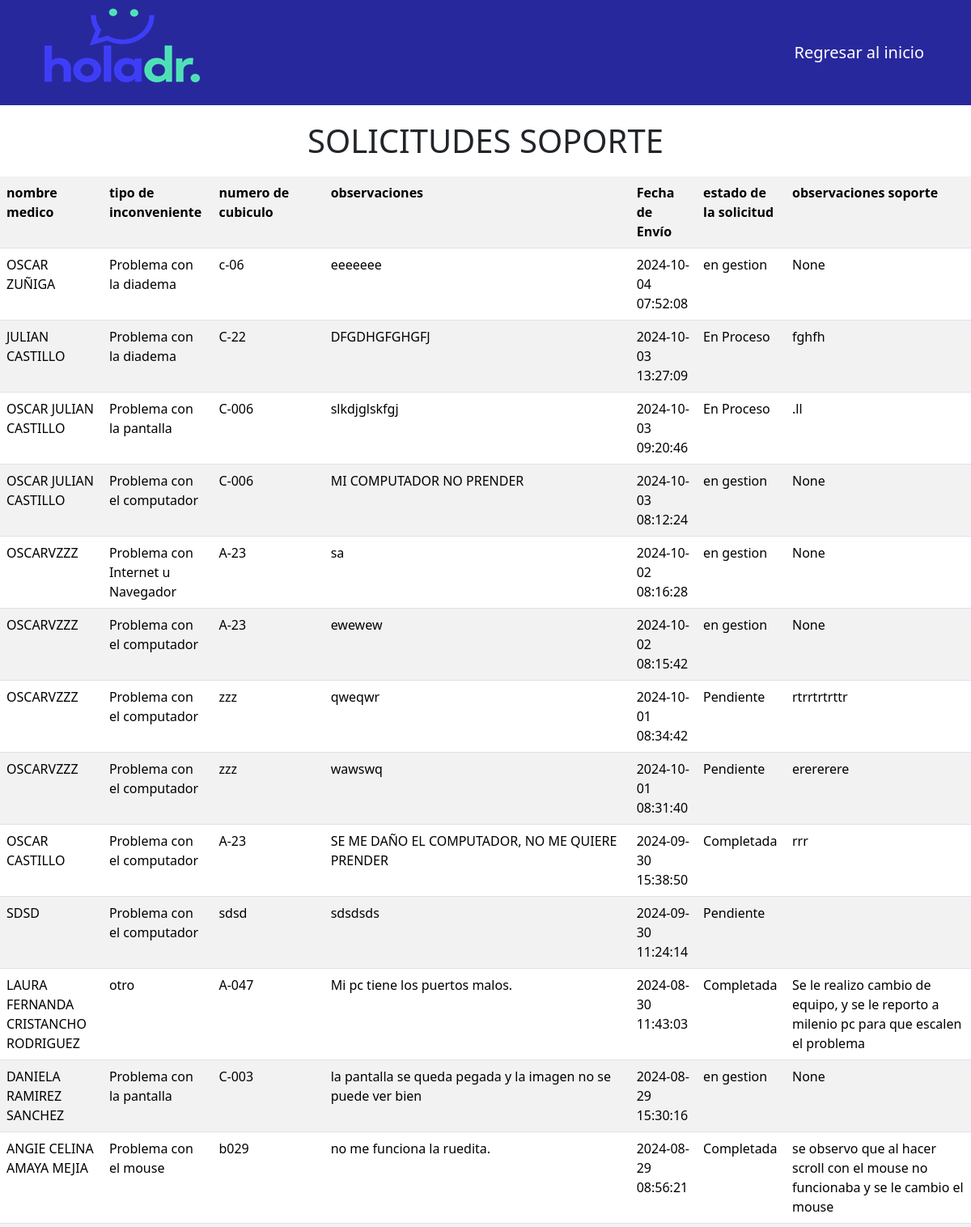
The app's page /soporte_medicos (upper part) with its own data.
### tables this page shows
CREATE TABLE "solicitar_soporte" (
	"nombres_completos"	TEXT,
	"tipo_de_inconveniente"	TEXT,
	"numero_cubiculo"	TEXT,
	"observaciones"	TEXT,
	"fecha_envio"	TEXT,
	"estado_de_solicitud"	NUMERIC,
	"observaciones2"	TEXT,
	"serial"	TEXT,
	"encargado"	TEXT,
	"ticket"	TEXT
, "nivel_importancia"	TEXT);

### app.py (the view)
@app.route('/soporte_medicos')
def soporte_medicos():
    conn = sqlite3.connect('registro.db')
    c = conn.cursor()
    c.execute("SELECT * FROM solicitar_soporte ORDER BY fecha_envio DESC")
    rows = c.fetchall()
    conn.close()
    return render_template('soporte_medicos.html', rows=rows)

### templates/soporte_medicos.html (shortened to what this page needs)
<!DOCTYPE html>
<html lang="es">
<head>
    <link href="https://cdn.jsdelivr.net/npm/bootstrap@5.3.3/dist/css/bootstrap.min.css" rel="stylesheet">
</head>
<body>
        <nav class="navbar navbar-expand-lg navbar-dark">
            <div class="container">
                <img src="/static/imagenes/logo2.png" alt="">
                <a class="navbar-brand" href="/index" >Regresar al inicio</a>
            </div>
        </nav>
    <main>
        <h1>SOLICITUDES SOPORTE</h1>
        <table class="table table-striped">
            <tr>
                <th>nombre medico</th>
                <th>tipo de inconveniente</th>
                <th>numero de cubiculo</th>
                <th>observaciones</th>
                <th>Fecha de Envío</th>
                <th>estado de la solicitud</th>
                <th>observaciones soporte</th>
            </tr>
            {% for row in rows %}
            <tr>
                <td>{{ row[0] }}</td>
                <td>{{ row[1] }}</td>
                <td>{{ row[2] }}</td>
                <td>{{ row[3] }}</td>
                <td>{{ row[4] }}</td>
                <td>{{ row[5] }}</td>
                <td>{{ row[6] }}</td>
            </tr>
            {% endfor %}
        </table><br><hr>
    </main>
</body>
</html>

### templates/soporte_medicos.html (style rules this page uses)
.navbar { background-color: #28289D !important; }
h1 { text-align: center; margin-top: 20px; margin-bottom: 20px; }
table { width: 100%; border-collapse: collapse; }
th, td { padding: 10px; text-align: left; }
th { background-color: #28289D; color: #FFFFFF; }
tbody tr:nth-child(even) { background-color: #f2f2f2; }

### records on screen
solicitar_soporte: nombres_completos "OSCAR ZUÑIGA", tipo_de_inconveniente "Problema con la diadema", numero_cubiculo "c-06", observaciones "eeeeeee", fecha_envio "2024-10-04 07:52:08", estado_de_solicitud "en gestion", row "None"
solicitar_soporte: nombres_completos "JULIAN CASTILLO", tipo_de_inconveniente "Problema con la diadema", numero_cubiculo "C-22", observaciones "DFGDHGFGHGFJ", fecha_envio "2024-10-03 13:27:09", estado_de_solicitud "En Proceso", observaciones2 "fghfh"
solicitar_soporte: nombres_completos "OSCAR JULIAN CASTILLO", tipo_de_inconveniente "Problema con la pantalla", numero_cubiculo "C-006", observaciones "slkdjglskfgj", fecha_envio "2024-10-03 09:20:46", estado_de_solicitud "En Proceso", observaciones2 ".ll"
solicitar_soporte: nombres_completos "OSCAR JULIAN CASTILLO", tipo_de_inconveniente "Problema con el computador", numero_cubiculo "C-006", observaciones "MI COMPUTADOR NO PRENDER", fecha_envio "2024-10-03 08:12:24", estado_de_solicitud "en gestion", row "None"
solicitar_soporte: nombres_completos "OSCARVZZZ", tipo_de_inconveniente "Problema con Internet u Navegador", numero_cubiculo "A-23", observaciones "sa", fecha_envio "2024-10-02 08:16:28", estado_de_solicitud "en gestion", row "None"
solicitar_soporte: nombres_completos "OSCARVZZZ", tipo_de_inconveniente "Problema con el computador", numero_cubiculo "A-23", observaciones "ewewew", fecha_envio "2024-10-02 08:15:42", estado_de_solicitud "en gestion", row "None"
solicitar_soporte: nombres_completos "OSCARVZZZ", tipo_de_inconveniente "Problema con el computador", numero_cubiculo "zzz", observaciones "qweqwr", fecha_envio "2024-10-01 08:34:42", estado_de_solicitud "Pendiente", observaciones2 "rtrrtrtrttr"
solicitar_soporte: nombres_completos "OSCARVZZZ", tipo_de_inconveniente "Problema con el computador", numero_cubiculo "zzz", observaciones "wawswq", fecha_envio "2024-10-01 08:31:40", estado_de_solicitud "Pendiente", observaciones2 "erererere"
solicitar_soporte: nombres_completos "OSCAR CASTILLO", tipo_de_inconveniente "Problema con el computador", numero_cubiculo "A-23", observaciones "SE ME DAÑO EL COMPUTADOR, NO ME QUIERE PRENDER", fecha_envio "2024-09-30 15:38:50", estado_de_solicitud "Completada", observaciones2 "rrr"
solicitar_soporte: nombres_completos "SDSD", tipo_de_inconveniente "Problema con el computador", numero_cubiculo "sdsd", observaciones "sdsdsds", fecha_envio "2024-09-30 11:24:14", estado_de_solicitud "Pendiente"
solicitar_soporte: nombres_completos "LAURA FERNANDA CRISTANCHO RODRIGUEZ", tipo_de_inconveniente "otro", numero_cubiculo "A-047", observaciones "Mi pc tiene los puertos malos.", fecha_envio "2024-08-30 11:43:03", estado_de_solicitud "Completada", observaciones2 "Se le realizo cambio de equipo, y se le reporto a milenio pc para que escalen el problema"
solicitar_soporte: nombres_completos "DANIELA RAMIREZ SANCHEZ", tipo_de_inconveniente "Problema con la pantalla", numero_cubiculo "C-003", observaciones "la pantalla se queda pegada y la imagen no se puede ver bien", fecha_envio "2024-08-29 15:30:16", estado_de_solicitud "en gestion", row "None"
solicitar_soporte: nombres_completos "ANGIE CELINA AMAYA MEJIA", tipo_de_inconveniente "Problema con el mouse", numero_cubiculo "b029", observaciones "no me funciona la ruedita.", fecha_envio "2024-08-29 08:56:21", estado_de_solicitud "Completada", observaciones2 "se observo que al hacer scroll con el mouse no funcionaba y se le cambio el mouse"
